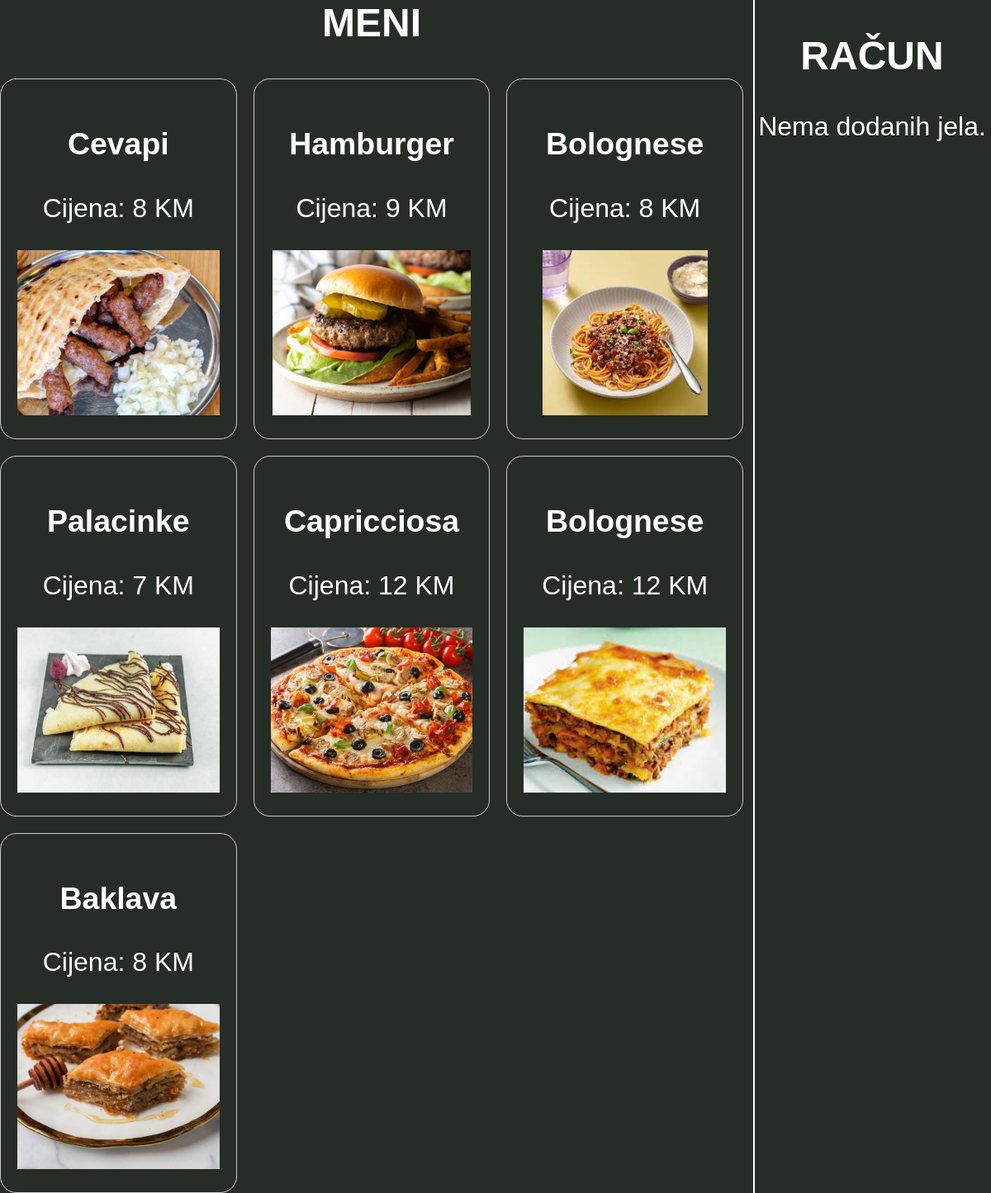
The page / on the database its author committed.
### tables this page shows
CREATE TABLE `meals` (
  `id` int(50) NOT NULL,
  `name` varchar(50) NOT NULL,
  `price` decimal(50,0) NOT NULL,
  `ingredient_1` varchar(50) NOT NULL,
  `ingredient_2` varchar(50) NOT NULL,
  `ingredient_3` varchar(50) NOT NULL,
  `ingredient_4` varchar(50) NOT NULL,
  `ingr_price_1` float NOT NULL,
  `ingr_price_2` float NOT NULL,
  `ingr_price_3` float NOT NULL,
  `ingr_price_4` float NOT NULL,
  `img` text NOT NULL
);

### meals.php (the view)
<?php
require_once('database/db_connect.php');
$sql = "SELECT * FROM meals";
$result = $conn->query($sql);
if ($result->num_rows > 0) {
    while($row = $result->fetch_assoc()) {
        echo "<div class='meal' id='" . $row["id"] . "' onclick='addToCart(" . $row["id"] . ")'>";
        echo "<h3>" . $row["name"] . "</h3>";
        echo "<p>Cijena: " . $row["price"] . " KM</p>";
        echo "<img src='" . $row["img"] . "' alt='" . $row["name"] . "'>";
        echo "</div>";
    }
} else {
    echo "Nema rezultata.";
}
?>

### index.php (shortened to what this page needs)
<!DOCTYPE html>
<html lang="en">
<head>
    <link rel="stylesheet" href="style.css">
</head>
<body>
    <section class="menu">
        <h1>MENI</h1>
        <section class="meals">
            <?php
                include 'meals.php'
            ?>
        </section>
    </section>
    <section class="cart">
        <h1>RAČUN</h1>
        <?php
            include 'cart.php'
        ?>
    </section>
</body>
</html>

### cart.php (shortened to what this page needs)
<?php
require_once('database/db_connect.php');
$sql = "SELECT * FROM cart";
$result = $conn->query($sql);
if ($result->num_rows > 0) {
    while($row = $result->fetch_assoc()) {
        echo "<div class='cart-item'>";
        echo "<img src='" . $row["meal_img"] . "' alt='" . $row["meal_name"] . "'><br>";
        echo "<h1>" . $row["meal_name"] . "</h>";
        echo "<h1>" . $row["meal_price"] . " KM</h1>";
        echo "<h2>Sastojci:</h2>";
        echo "<ul>";
        echo "<li>" . $row["ingr_1"] . " - " . $row["ingr_prc_1"] . " KM</li>";
        echo "<li>" . $row["ingr_2"] . " - " . $row["ingr_prc_2"] . " KM</li>";
        echo "<li>" . $row["ingr_3"] . " - " . $row["ingr_prc_3"] . " KM</li>";
        echo "<li>" . $row["ingr_4"] . " - " . $row["ingr_prc_4"] . " KM</li>";
        echo "</ul>";
        echo "<p>Količina: " . $row["quantity"] . "</p>";
        echo "<button onclick='removeFromCart(" . $row["id"] . ")'>Ukloni</button>";
        echo "</div>";
    }
} else {
    echo "<p>Nema dodanih jela.</p>";
}
?>

### style.css (style rules this page uses)
body { background-color: rgb(38, 44, 38); display: flex; flex-direction: row; margin: 0%; font-family:'Franklin Gothic Medium', 'Arial Narrow', Arial, sans-serif; font-size: 4vh; height: 100%; }
.menu { width: 75%; border-right: 2px solid white; text-align: center; color: white; padding-right: 1%; }
.meals { display: grid; grid-template-columns: repeat(3, 1fr); gap: 20px; }
.menu h1 { margin-top: 0%; }
.meal { border: 1px solid #ccc; padding: 20px; text-align: center; border-radius: 20px; cursor: pointer; }
.meal img { max-width: 100%; height: 200px; object-fit: cover; }
.cart { text-align: center; width: 24%; position: fixed; top: 0; right: 0; height: 100%; overflow-y: auto; color: white; }

### rows shown on the page
meals: name "Cevapi", price "8", img (picture)
meals: name "Hamburger", price "9", img (picture)
meals: name "Bolognese", price "8", img (picture)
meals: name "Palacinke", price "7", img (picture)
meals: name "Capricciosa", price "12", img (picture)
meals: name "Bolognese", price "12", img (picture)
meals: name "Baklava", price "8", img (picture)
